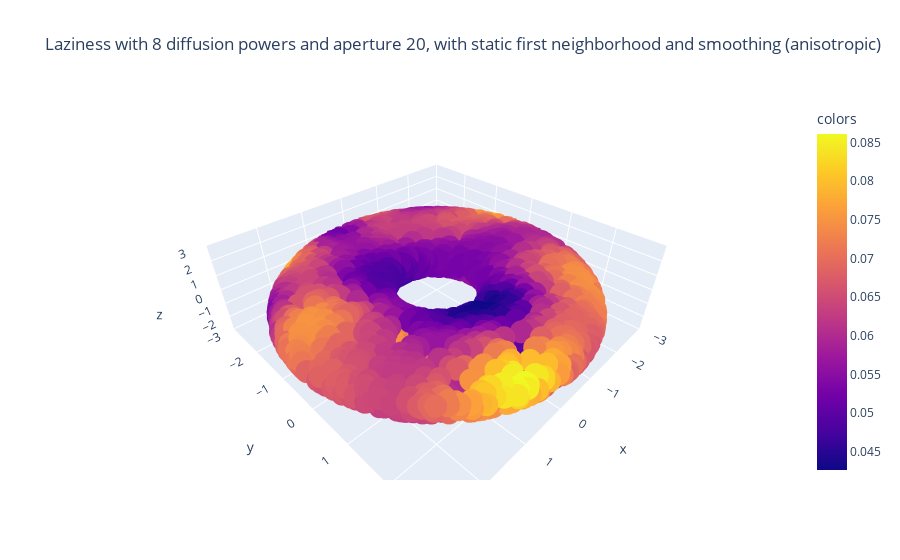

Notebook code cell kept with this figure:
### Code cell
plot_3d(X,ks,title="Laziness with 8 diffusion powers and aperture 20, with static first neighborhood and smoothing (anisotropic)",use_plotly=True)

### Figure 1 — Plotly figure (JSON) as saved in the notebook; plotly's stock layout.template omitted (floating-point values rounded to 4 significant figures; data arrays with more than 128 entries replaced by an {"elided": "..."} marker saying what was removed)
{"data": [{"hovertemplate": "x=%{x}<br>y=%{y}<br>z=%{z}<br>colors=%{marker.color}<extra></extra>", "legendgroup": "", "marker": {"color": {"elided": "2479 float values"}, "coloraxis": "coloraxis", "symbol": "circle"}, "mode": "markers", "name": "", "scene": "scene", "showlegend": false, "type": "scatter3d", "x": {"elided": "2479 float values"}, "y": {"elided": "2479 float values"}, "z": {"elided": "2479 float values"}}], "layout": {"coloraxis": {"colorbar": {"title": {"text": "colors"}}, "colorscale": [[0, "#0d0887"], [0.1111, "#46039f"], [0.2222, "#7201a8"], [0.3333, "#9c179e"], [0.4444, "#bd3786"], [0.5556, "#d8576b"], [0.6667, "#ed7953"], [0.7778, "#fb9f3a"], [0.8889, "#fdca26"], [1, "#f0f921"]]}, "legend": {"tracegroupgap": 0}, "scene": {"domain": {"x": [0, 1], "y": [0, 1]}, "xaxis": {"range": [-3, 3], "title": {"text": "x"}}, "yaxis": {"range": [-3, 3], "title": {"text": "y"}}, "zaxis": {"range": [-3, 3], "title": {"text": "z"}}}, "title": {"text": "Laziness with 8 diffusion powers and aperture 20, with static first neighborhood and smoothing (anisotropic)"}}}
